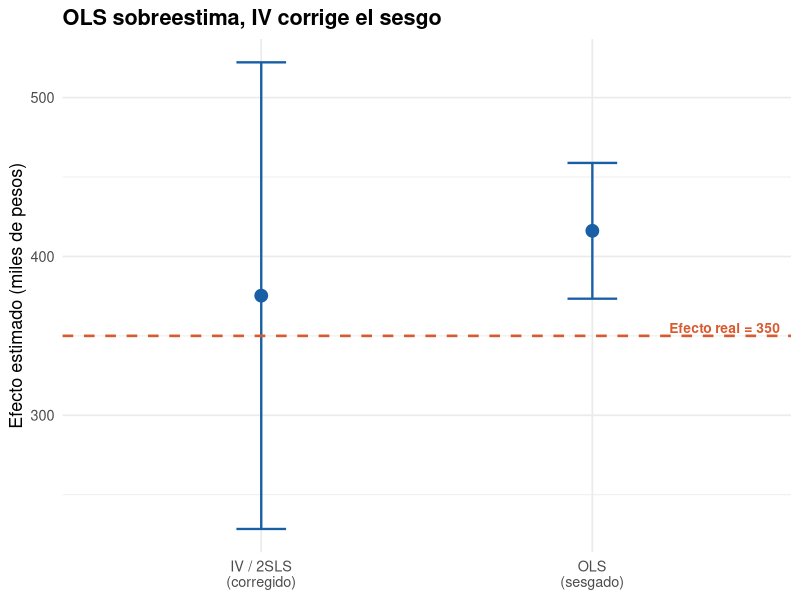

Write the R code that produced this figure.
## ---- chunk 1
#| label: iv-datos-simulados
#| code-fold: false

library(AER)

set.seed(2024)
n <- 500

habilidad <- rnorm(n, mean = 0, sd = 1)
loteria <- rbinom(n, 1, prob = 0.5)

prob_universidad <- plogis(-0.5 + 1.5 * loteria + 0.8 * habilidad)
universidad <- rbinom(n, 1, prob = prob_universidad)

efecto_universidad <- 350
ingreso <- 800 + efecto_universidad * universidad + 150 * habilidad + rnorm(n, sd = 200)

datos_iv <- data.frame(
  id = sprintf("ID_%03d", 1:n),
  loteria = loteria,
  universidad = universidad,
  ingreso = round(ingreso)
)

head(datos_iv, 10)
## ---- chunk 2
#| label: iv-ols-sesgado
#| code-fold: false

modelo_ols <- lm(ingreso ~ universidad, data = datos_iv)
summary(modelo_ols)
## ---- chunk 3
#| label: iv-primera-etapa
#| code-fold: false

primera_etapa <- lm(universidad ~ loteria, data = datos_iv)
summary(primera_etapa)

cat("\nEstadístico F de la primera etapa:",
    summary(primera_etapa)$fstatistic[1], "\n")
cat("Regla: F > 10 indica instrumento fuerte\n")
## ---- chunk 4
#| label: iv-estimacion-2sls
#| code-fold: false

modelo_iv <- ivreg(ingreso ~ universidad | loteria, data = datos_iv)
summary(modelo_iv)
## ---- chunk 5
#| label: tbl-iv-comparacion
#| tbl-cap: "Comparación de estimaciones OLS y IV (2SLS)"
#| code-fold: false

comparacion <- data.frame(
  Metodo = c("OLS (sesgado)", "IV / 2SLS (corregido)", "Efecto real (simulado)"),
  Coeficiente = c(
    round(coef(modelo_ols)["universidad"], 1),
    round(coef(modelo_iv)["universidad"], 1),
    350
  ),
  Error_Estandar = c(
    round(summary(modelo_ols)$coefficients["universidad", "Std. Error"], 1),
    round(summary(modelo_iv)$coefficients["universidad", "Std. Error"], 1),
    NA
  )
)

knitr::kable(comparacion,
             col.names = c("Método", "Efecto estimado", "Error estándar"))
## ---- chunk 6
#| label: fig-iv-comparacion
#| fig-cap: "Comparación visual de las estimaciones OLS e IV frente al efecto verdadero"
#| code-fold: true

library(ggplot2)

resultados <- data.frame(
  metodo = c("OLS\n(sesgado)", "IV / 2SLS\n(corregido)"),
  estimado = c(coef(modelo_ols)["universidad"],
               coef(modelo_iv)["universidad"]),
  se = c(summary(modelo_ols)$coefficients["universidad", "Std. Error"],
         summary(modelo_iv)$coefficients["universidad", "Std. Error"])
)

ggplot(resultados, aes(x = metodo, y = estimado)) +
  geom_point(size = 4, color = "#185FA5") +
  geom_errorbar(aes(ymin = estimado - 1.96 * se, ymax = estimado + 1.96 * se),
                width = 0.15, linewidth = 0.8, color = "#185FA5") +
  geom_hline(yintercept = 350, linetype = "dashed", color = "#D85A30",
             linewidth = 0.9) +
  annotate("text", x = 2.4, y = 355, label = "Efecto real = 350",
           color = "#D85A30", fontface = "bold", size = 3.5) +
  labs(x = NULL, y = "Efecto estimado (miles de pesos)",
       title = "OLS sobreestima, IV corrige el sesgo") +
  theme_minimal(base_size = 13) +
  theme(plot.title = element_text(face = "bold"))
